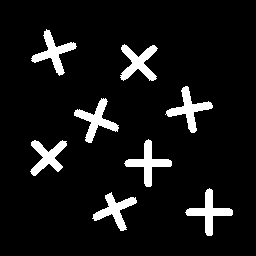
%> input picture Atividades/Pratica 2/art8.png, 256 x 256 px
$ octave 'Pratica_02_PDI_[Euller].m'   (GNU Octave 9; MATLAB toolbox functions it lacks are replaced by stand-ins)
%> lines starting %> are read from the running program, lines starting %| are printed output that depends on the picture; in (x1, y1, x2, y2) boxes, pixels count from 0 and x2, y2 are one past the last pixel; in counts of white or black regions, pixels touching at a corner belong together; the program's own positions count from 1
#Nome: Euller Henrique Bandeira Oliveira
#Matrícula: 11821BSI210

#1) Implemente o algoritmo de rotulaÃ§Ã£o de componentes conexos visto em aula (nos
#slides) e aplique sobre a imagem binÃ¡ria art8.png. Mostre os resultados na forma da
#imagem art8lab1.png e art8lab2.png


clear('all');
close('all');

img = imread('art8.png');
%> img: size 256x256 logical; 8% white; 8 white regions, largest, box (x1, y1, x2, y2) and area: (120, 44, 158, 81) 672, (165, 86, 213, 133) 670, (74, 98, 119, 143) 670
[x,y] = size(img);
%> x = 256; y = 256

figure;
imshow(img, []);

label = 1;
r = 0;
t = 0;

equi = 0;
k = 1;

p = img;

for i = 1:x

    for j = 1:y

      if(p(i,j) == 1)

        r = img(i, j-1);
        t = img(i-1,j);

        r2 = p(i, j-1);
        t2 = p(i-1, j);

        if(r == 0 && t == 0)

           p(i,j) = label++;

        elseif(r == 1 && t == 0)

            p(i,j) = label;

        elseif(r == 0 && t==1)

            p(i,j) = label;

        elseif(r == 1 && t == 1 && r2 == t2)

             p(i,j) = r2;

        elseif(r == 1 && t == 1 && r2 != t2)

            p(i,j) = r2;
            equi(k,1) = r2;
            equi(k,2) = t2;
            k++;


        end

      end

    end

end
%> after the loop, k = 1; r = true; r2 = true; t = true; t2 = true


figure;
imshow(p, []);


figure;
imshow(p, colormap);
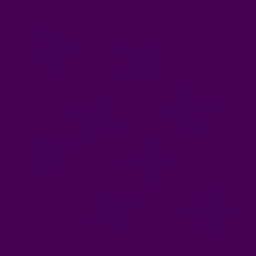
%> displayed picture: size 256x256x3, on the screen's scale of 0 to 255; mean R, G, B 68, 1.1, 84.2

#2) Calcule o número de objetos da imagem clc3.png. Note que antes será necessário
#binarizar a imagem. Para isso, considere um limiar (threshold) de 67, isto é, valores
#acima de 67 na imagem original recebem zero, e os abaixo recebem 1 (o que resulta na
#imagem clc3thr1.png).


img = imread('clc3.png');
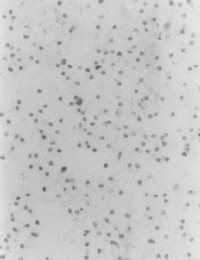
%> input picture Atividades/Pratica 2/clc3.png, 200 x 260 px
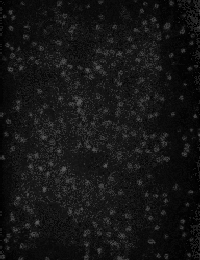
%> img: size 260x200 uint8; min 0, max 90, mean 20.8
[x,y] = size(img);
%> x = 260; y = 200

for i = 1:x

    for j = 1:y

      if(img(i,j) > 67)

        img(i,j) = 1;

      else

         img(i,j) = 0;

      end

    end
end
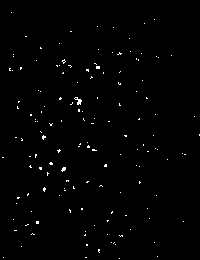
%> img: size 260x200 uint8; values 0 (black) and 1 (white), 0.88% white in thin lines or dots


figure;
imshow(img,[]);

label = 1;
r = 0;
t = 0;

equi = 0;
k = 1;


p = img;

for i = 1:x

    for j = 1:y

      if(p(i,j) == 1)

        if(j > 1)
          r = img(i, j-1);
        end

        if(i > 1)
          t = img(i-1,j);
        end

        if(j > 1)
          r2 = p(i, j-1);
        end

        if(i>1)
          t2 = p(i-1, j);
        end

        if(r == 0 && t == 0)

           p(i,j) = label++;

        elseif(r == 1 && t == 0)

            p(i,j) = label;

        elseif(r == 0 && t==1)

            p(i,j) = label;

        elseif(r == 1 && t == 1 && r2 == t2)

             p(i,j) = r2;

        elseif(r == 1 && t == 1 && r2 != t2)

            p(i,j) = r2;
            equi(k,1) = r2;
            equi(k,2) = t2;
            k++;

        end

      end

    end

end
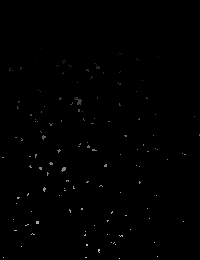
%> p: size 260x200 uint8; 0.88% of pixels changed, all inside (x1, y1, x2, y2) = (2, 19, 200, 259)
%> after the loop, equi = 67 rows, first 12: [27 23; 38 36; 38 36; 38 36; 39 37; 39 38; 39 38; 39 38; 41 40; 41 40; 45 42; 52 51]; k = 68; r = 0; r2 = 0; t = 0; t2 = 0


figure;
imshow(p,[]);


figure;
imshow(p,colormap);
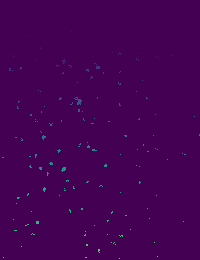
%> displayed picture: size 260x200x3, on the screen's scale of 0 to 255; mean R, G, B 67.9, 2, 84.4


#Número de objetos
[x,y] = size(equi);
%> x = 67; y = 2
x
%> x = 67

#3) Descubra qual o comando do matlab que faz rotulação de componentes conexos.
#Aplique o comando do matlab a uma imagem e compare com o seu em termos de
#resultado e tempo de execução.

img = imread('clc3.png');
[x,y] = size(img);
%> x = 260; y = 200

for i = 1:x

    for j = 1:y

      if(img(i,j) > 67)

        img(i,j) = 1;

      else

         img(i,j) =0;

      end

    end
end

img_2 = bwlabel(img);
%> img_2: size 260x200 double; 147 distinct labels, from 0 to 146

figure;
imshow(img_2, []);


figure;
imshow(img_2, colormap);
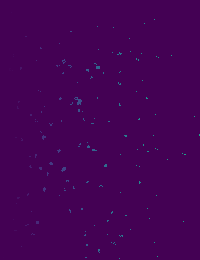
%> displayed picture: size 260x200x3, on the screen's scale of 0 to 255; mean R, G, B 67.9, 1.7, 84.4
